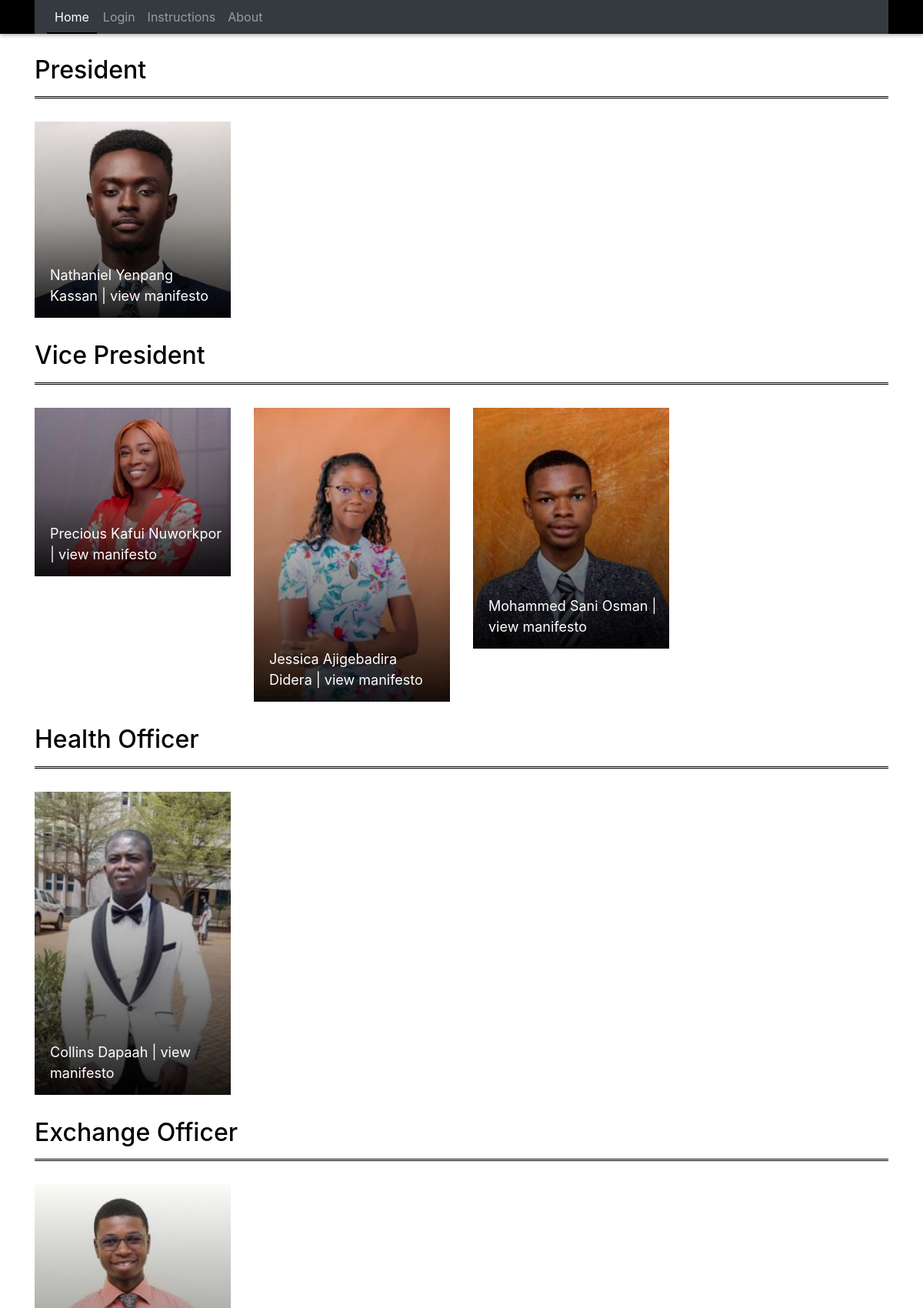
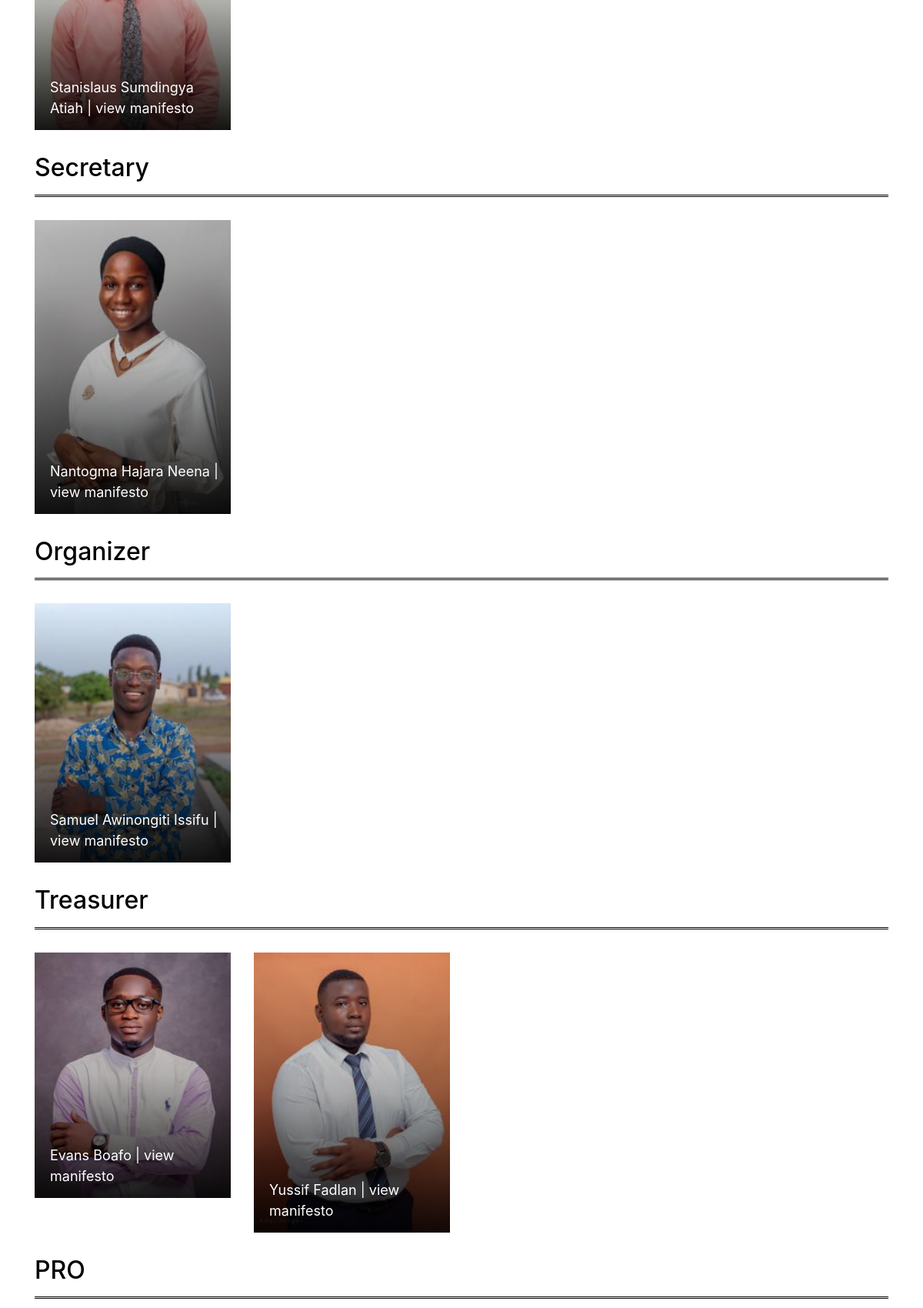
The page / (upper part) on the database its author committed (2 pictures, top to bottom).
### vote/models.py (models this page shows, shortened)
class Candidate(models.Model):
    year = (('pbl1A', 'pbl1A'), ('pbl1B', 'pbl1B'), ('pbl2A', 'pbl2A'), ('pbl2B', 'pbl2B'), ('pbl3A', 'pbl3A'), ('pbl3B', 'pbl3B'), ('pbl4A', 'pbl4A'), ('pbl4B', 'pbl4B'), ('pbl5A', 'pbl5A'), ('pbl5B', 'pbl5B'), ('pbl6A', 'pbl6A'), ('pbl6B', 'pbl6B'))
    SEX = (('m', 'Male'), ('f', 'Female'))
    FirstName = models.CharField(max_length=50, blank=True)
    LastName = models.CharField(max_length=50, blank=True)
    Gender = models.TextField(max_length=6, default='male', choices=SEX)
    Reg_No = models.AutoField(primary_key=True)
    Year = models.CharField(max_length=5, choices=year)
    Category = models.ForeignKey(Category, on_delete=models.CASCADE)
    profilePic = models.ImageField(default='profile_pics/candidate.png', upload_to='profile_pics', null=True, blank=True)
    manifesto = models.FileField(upload_to='manifesto', null=True, blank=True)

### vote/views.py (the view)
# urls.py: path('', views.HomeView, name='home'),
def HomeView(request):
    president = Candidate.objects.filter(Category=2)
    vicePresident = Candidate.objects.filter(Category=3)
    healthOfficer = Candidate.objects.filter(Category=5)
    exchangeOfficer = Candidate.objects.filter(Category=6)
    secretary = Candidate.objects.filter(Category=1)
    organizer = Candidate.objects.filter(Category=7)
    treasurer = Candidate.objects.filter(Category=4)
    pro = Candidate.objects.filter(Category=8)
    context = {
        'president': president,
        'secretary': secretary,
        'organizer': organizer,
        'treasurer': treasurer,
        'exchangeOfficer': exchangeOfficer,
        'healthOfficer': healthOfficer,
        'vicePresident': vicePresident,
        'pro': pro,
    }
    return render(request, 'home.html', context)

### vote/templates/home.html (shortened to what this page needs)
{% extends 'base.html' %}
{% load static %}
        {% block content%}
    <head>
    </head>
    <body>
        {% if user.is_authenticated %}
        <div class="nav-bar nav-sticky">
            <div class="container">
                <nav class="navbar navbar-expand-md bg-dark navbar-dark">
                    <a href="#" class="navbar-brand"></a>
                    <button type="button" class="navbar-toggler" data-toggle="collapse" data-target="#navbarCollapse">
                        <span class="navbar-toggler-icon"></span>
                    </button>
                    <div class="collapse navbar-collapse justify-content-between" id="navbarCollapse">
                        <div class="navbar-nav mr-auto">
                            <a class="nav-item nav-link active" href="{% url 'home' %}">
                                <li>Home</li>
                            </a>
                            <a class="nav-item nav-link" href="{% url 'instructions' %}">
                                <li>Instructions</li>
                            </a>
                            <a class="nav-item nav-link" href="{% url 'vote' %}">
                                <li>Vote</li>
                            </a>
                            <a class="nav-item nav-link" href="{% url 'about' %}">
                                <li>About</li>
                            </a>
                            <a class="nav-item nav-link" href="{% url 'logout' %}">
                                <li>Logout</li>
                            </a>
                        </div>
                    </div>
                </nav>
            </div>
        </div>
        {% else %}
        <div class="nav-bar nav-sticky">
            <div class="container">
                <nav class="navbar navbar-expand-md bg-dark navbar-dark">
                    <div class="collapse navbar-collapse justify-content-between" id="navbarCollapse">
                        <div class="navbar-nav mr-auto">
                            <a class="nav-item nav-link active" href="{% url 'home' %}">
                                <li>Home</li>
                            </a>
                            <a class="nav-item nav-link" href="{% url 'login' %}">
                                <li>Login</li>
                            </a>
                            <a class="nav-item nav-link" href="{% url 'instructions' %}">
                                <li>Instructions</li>
                            </a>
                            <a class="nav-item nav-link" href="{% url 'about' %}">
                                <li>About</li>
                            </a>
                        </div>
                    </div>
                </nav>
            </div>
        </div>
        {% endif %}
        <br>
        <br>
        <br>
        <div class="cat-news">
            <div class="container">
                <div class="row">
                    <div class="col-md-12">
                        <h2>President</h2>
                    </div>
                    {% for candidate in president %}
                    <div class="col-md-3">
                        <div class="cn-img">
                            <img src="/media/{{candidate.profilePic}}" class="img-fluid" alt="Responsive image">
                            <div class="cn-title">
                                <a href="/media/{{candidate.manifesto}}" target="_blank">{{ candidate.FirstName }} {{ candidate.LastName }} | view
                                    manifesto</a>
                            </div>
                        </div>
                    </div>
                    {% endfor%}
                </div>
                <div class="row">
                </div>
            </div>
        </div>
        <div class="cat-news">
            <div class="container">
                <div class="row">
                    <div class="col-md-12">
                        <h2>Vice President</h2>
                    </div>
                    {% for candidate in vicePresident %}
                    <div class="col-md-3">
                        <div class="cn-img">
                            <img src="/media/{{candidate.profilePic}}" class="img-fluid" alt="Responsive image">
                            <div class="cn-title">
                                <a href="/media/{{candidate.manifesto}}" target="_blank">{{ candidate.FirstName }} {{ candidate.LastName }} | view
                                    manifesto</a>
                            </div>
                        </div>
                    </div>
                    {% endfor%}
                </div>
                <div class="row">
                </div>
            </div>
        </div>
        <div class="cat-news">
            <div class="container">
                <div class="row">
                    <div class="col-md-12">
                        <h2>Health Officer</h2>
                    </div>
                    {% for candidate in healthOfficer %}
                    <div class="col-md-3">
                        <div class="cn-img">
                            <img src="/media/{{candidate.profilePic}}" class="img-fluid" alt="Responsive image">
                            <div class="cn-title">
                                <a href="/media/{{candidate.manifesto}}" target="_blank">{{ candidate.FirstName }} {{ candidate.LastName }} | view manifesto</a>
                            </div>
                        </div>
                    </div>
                    {% endfor %}
                </div>
                <div class="row">
                </div>
            </div>
        </div>
        <div class="cat-news">
            <div class="container">
                <div class="row">
                    <div class="col-md-12">
                        <h2>Exchange Officer</h2>
                    </div>
                    {% for candidate in exchangeOfficer %}
                    <div class="col-md-3">
                        <div class="cn-img">
                            <img src="/media/{{candidate.profilePic}}" class="img-fluid" alt="Responsive image">
                            <div class="cn-title">
                                <a href="/media/{{candidate.manifesto}}" target="_blank">{{ candidate.FirstName }} {{ candidate.LastName }} | view
                                    manifesto</a>
                            </div>
                        </div>
                    </div>
                    {% endfor %}
                </div>
                <div class="row">
                </div>
            </div>
        </div>
        <div class="cat-news">
            <div class="container">
                <div class="row">
                    <div class="col-md-12">
                        <h2>Secretary</h2>
                    </div>
                    {% for candidate in secretary %}
                    <div class="col-md-3">
                        <div class="cn-img">
                            <img src="/media/{{candidate.profilePic}}" class="img-fluid" alt="Responsive image">
                            <div class="cn-title">
                                <a href="/media/{{candidate.manifesto}}" target="_blank">{{ candidate.FirstName }} {{ candidate.LastName }} | view
                                    manifesto</a>
                            </div>
                        </div>
                    </div>
                    {% endfor %}
                </div>
                <div class="row">
                </div>
            </div>
        </div>
        <div class="cat-news">
            <div class="container">
                <div class="row">
                    <div class="col-md-12">
                        <h2>Organizer</h2>
                    </div>
                    {% for candidate in organizer %}
                    <div class="col-md-3">
                        <div class="cn-img">
                            <img src="/media/{{candidate.profilePic}}" class="img-fluid" alt="Responsive image">
                            <div class="cn-title">
                                <a href="/media/{{candidate.manifesto}}" target="_blank">{{ candidate.FirstName }} {{ candidate.LastName }} | view
                                    manifesto</a>
                            </div>
                        </div>
                    </div>
                    {% endfor %}
                </div>
                <div class="row">
                </div>
            </div>
        </div>
        <div class="cat-news">
            <div class="container">
                <div class="row">
                    <div class="col-md-12">
                        <h2>Treasurer</h2>
                    </div>
                    {% for candidate in treasurer %}
                    <div class="col-md-3">
                        <div class="cn-img">
                            <img src="/media/{{candidate.profilePic}}" class="img-fluid" alt="Responsive image">
                            <div class="cn-title">
                                <a href="/media/{{candidate.manifesto}}" target="_blank">{{ candidate.FirstName }} {{ candidate.LastName }} | view
                                    manifesto</a>
                            </div>
                        </div>
                    </div>
                    {% endfor %}
                </div>
                <div class="row">
                </div>
            </div>
        </div>
        <div class="cat-news">
            <div class="container">
                <div class="row">
                    <div class="col-md-12">
                        <h2>PRO</h2>
                    </div>
                </div>
            </div>
        </div>
<br>
<br>
<br>
        {% endblock content %}

### vote/templates/base.html (shortened to what this page needs)
{% load static %}
<!DOCTYPE html>
<html lang="en">
<head>
    <link rel="stylesheet" href="{% static 'css/style.css' %}" type="text/css" />
    <link href="{% static 'css/bootstrap.css' %}" rel="stylesheet" type="text/css" />
    <link href="{% static 'css/all.css' %}" rel="stylesheet" type="text/css" />
    <link href="{% static 'lib/slick/slick.css' %}" rel="stylesheet" type="text/css" />
    <link href="{% static 'lib/slick/slick-theme.css' %}" rel="stylesheet" type="text/css" />
    <link href="{% static 'lib/slick/fonts/gfont.woff' %}" rel="stylesheet">
</head>
<body>
    {% block content%}
    {% endblock %}
</body>
</html>

### static/css/style.css (style rules this page uses)
body { color: #000000; font-family: 'Montserrat', sans-serif; font-weight: 400; background: #ffffff; }
a { color: #FF6F61; transition: 0.5s; }
h1, h2, h3, h4, h5, h6 { margin: 0 0 15px 0; padding: 0; color: #000000; font-weight: 600; }
.nav-bar { position: relative; background-color: #000000 !important; }
.nav-bar.nav-sticky { position: fixed; top: 0; width: 100%; box-shadow: 0 2px 5px rgba(0, 0, 0, .3); z-index: 999; }
.nav-bar .navbar { height: 100%; padding: 0; background-color: #000000; }
.navbar-dark .navbar-nav .nav-link, .navbar-dark .navbar-nav .nav-link:focus, .navbar-dark .navbar-nav .nav-link:hover, .navbar-dark .navbar-nav .nav-link.active { padding: 10px 10px 8px 10px; color: #0e7608; }
.navbar-dark .navbar-nav .nav-link:hover, .navbar-dark .navbar-nav .nav-link.active { border-bottom: 2px solid #000000; transition: none; }
.cat-news { position: relative; width: 100%; padding: 0; }
.cat-news h2 { color: #000000; margin-bottom: 30px; padding-bottom: 15px; border-bottom: 3px double #000000; }
.cat-news .cn-img { position: relative; overflow: hidden; }
.cat-news .cn-img img { width: 100%; }
.cat-news .cn-title { position: absolute; top: 0; right: 0; bottom: 0; left: 0; padding: 15px 10px 15px 20px; background-image: linear-gradient(rgba(0, 0, 0, .0), rgba(0, 0, 0, .3), rgba(0, 0, 0, .9)); display: flex; align-items: flex-end; }
.cat-news .cn-title a { display: block; width: 100%; color: #ffffff; font-size: 18px; font-weight: 400; transition: .3s; }

### rows shown on the page
Candidate: profilePic (picture), FirstName "Nathaniel Yenpang", LastName "Kassan"
Candidate: profilePic (picture), FirstName "Precious Kafui", LastName "Nuworkpor"
Candidate: profilePic (picture), FirstName "Jessica Ajigebadira", LastName "Didera"
Candidate: profilePic (picture), FirstName "Mohammed Sani", LastName "Osman"
Candidate: profilePic (picture), FirstName "Collins", LastName "Dapaah"
Candidate: profilePic (picture), FirstName "Stanislaus Sumdingya", LastName "Atiah"
Candidate: profilePic (picture), FirstName "Nantogma Hajara", LastName "Neena"
Candidate: profilePic (picture), FirstName "Samuel Awinongiti", LastName "Issifu"
Candidate: profilePic (picture), FirstName "Evans", LastName "Boafo"
Candidate: profilePic (picture), FirstName "Yussif", LastName "Fadlan"
